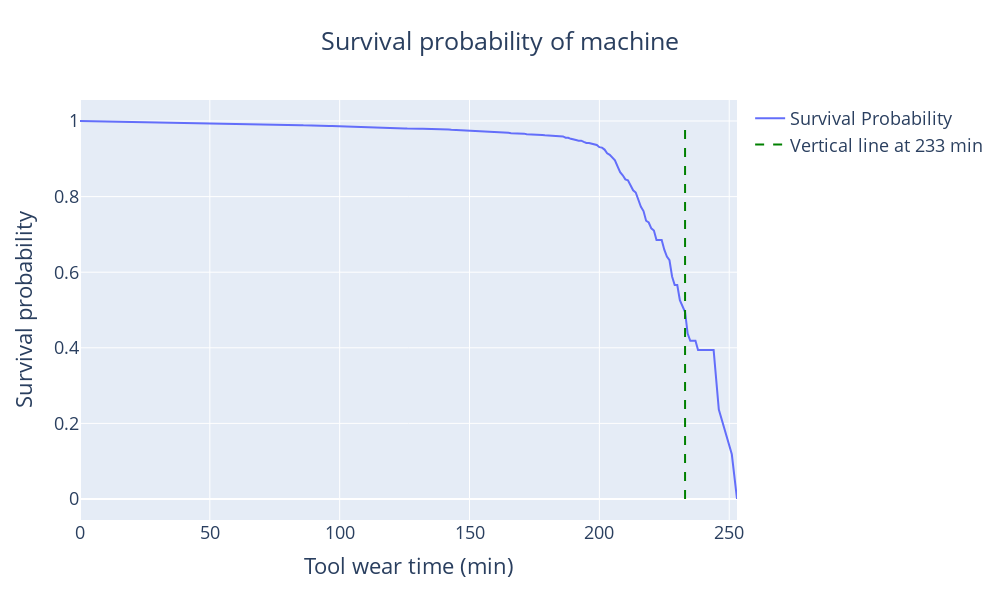

Notebook cell for this chart:
### Markdown cell above
# Kaplan Meier

### Code cell
import plotly.graph_objects as go
from lifelines import KaplanMeierFitter

# Assuming 'df' is your DataFrame containing 'tool_wear_min' and 'machine_failure' columns

# Step 1: Fit the Kaplan-Meier estimator
kmf = KaplanMeierFitter()
kmf.fit(df['tool_wear_min'], event_observed=df['machine_failure'])

median = kmf.median_survival_time_
print('Median tool wear time of broken machine: {}'.format(median))

# Step 2: Plot the survival function
fig = go.Figure()

# Add survival function
fig.add_trace(go.Scatter(x=kmf.timeline, y=kmf.survival_function_.iloc[:, 0], mode='lines', name='Survival Probability'))

# Step 3: Add a vertical line
vertical_line = go.Scatter(x=[233, 233], y=[0, 1], mode='lines', line=dict(color='green', dash='dash'), name='Vertical line at 233 min')
fig.add_trace(vertical_line)

# Step 4: Customize plot labels and title
fig.update_layout(
    title='Survival probability of machine',
    xaxis_title='Tool wear time (min)',
    yaxis_title='Survival probability',
    width=1000,
    height=600,
    title_x=0.5, 
    title_xanchor='center',
    font=dict(
        size=18 
    )
)

# Show the plot
fig.show()

### Figure 1 — Plotly figure (JSON) as saved in the notebook; plotly's stock layout.template omitted (floating-point values rounded to 4 significant figures; data arrays with more than 128 entries replaced by an {"elided": "..."} marker saying what was removed)
{"data": [{"mode": "lines", "name": "Survival Probability", "type": "scatter", "x": {"elided": "246 int values"}, "y": {"elided": "246 float values"}}, {"line": {"color": "green", "dash": "dash"}, "mode": "lines", "name": "Vertical line at 233 min", "type": "scatter", "x": [233, 233], "y": [0, 1]}], "layout": {"font": {"size": 18}, "height": 600, "title": {"text": "Survival probability of machine", "x": 0.5, "xanchor": "center"}, "width": 1000, "xaxis": {"title": {"text": "Tool wear time (min)"}}, "yaxis": {"title": {"text": "Survival probability"}}}}
